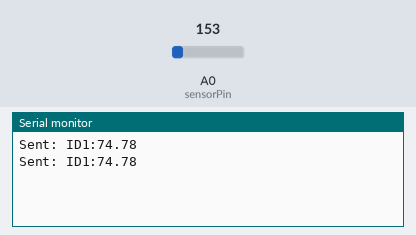
Recording of a sketch running on a simulated Arduino Uno, built with avr-gcc and run on an emulated ATmega328P. On the bench: the last lines printed to the serial monitor. The inputs (shaded band) are chosen by the test bench; at power-on: A0 (sensorPin) = 153.

Above: at 2.8 s.
2.9 s: A0 (sensorPin) set to 165
At 5.2 s:
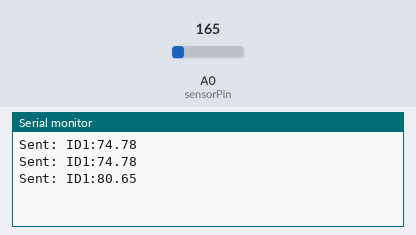
5.6 s: A0 (sensorPin) set to 175
At 7.3 s:
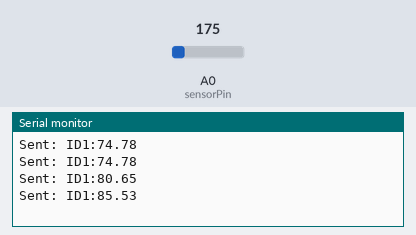
Timing chart, 0 to 8.8 s (numbered marks = the images above; inputs shaded):
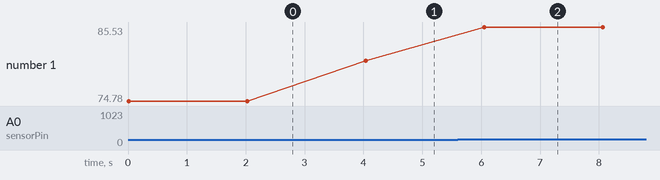

The sketch:

single_sensor_xbee.ino
```cpp
#include <SoftwareSerial.h>

SoftwareSerial xbeeSerial(2, 3); // RX, TX for XBee
int sensorPin = A0;              // Replace with actual sensor pin

const char* sensorID = "ID1";    // Change to "ID2" or "ID3" for other senders

void setup() {
  Serial.begin(9600);
  xbeeSerial.begin(9600);
}

void loop() {
  int raw = analogRead(sensorPin);
  float voltage = raw * (5.0 / 1023.0);
  float temperature = voltage * 100.0; // Assuming TMP36 or similar sensor

  // Format: ID1:25.6
  xbeeSerial.print(sensorID);
  xbeeSerial.print(":");
  xbeeSerial.println(temperature, 2);

  Serial.print("Sent: ");
  Serial.print(sensorID);
  Serial.print(":");
  Serial.println(temperature, 2);

  delay(2000); // Send every 2 seconds
}
```

Measured:
- after the input at 2.9 s, the serial monitor: prints a new line after 1.1 s (image 1)
- after the input at 5.6 s, the serial monitor: prints a new line after 0.45 s (image 2)
- plotted number 1: 74.78 → 80.65 after the input at 2.9 s, 80.65 → 85.53 after the input at 5.6 s
